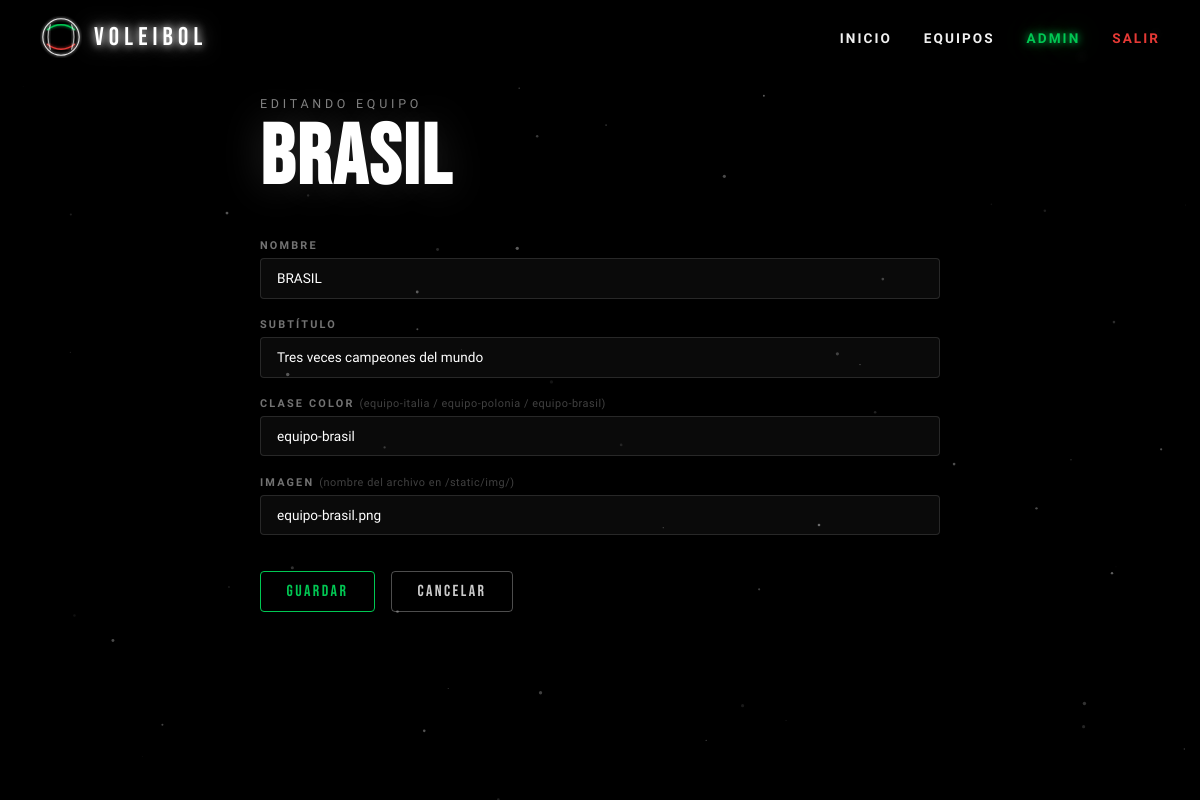
The app's page /equipos/admin-panel/equipo/3/editar/ (signed in) with its own data.
### equipos/models.py (models this page shows, shortened)
class Equipo(models.Model):
    slug        = models.SlugField(unique=True)          # 'italia', 'polonia', 'brasil'
    nombre      = models.CharField(max_length=100)       # 'ITALIA'
    subtitulo   = models.CharField(max_length=200)
    clase_color = models.CharField(max_length=50)        # 'equipo-italia'
    imagen      = models.CharField(max_length=100)       # 'equipo-italia.png'
    class Meta:
        verbose_name = 'Equipo'
        verbose_name_plural = 'Equipos'

### equipos/views.py (the view, shortened to what this page needs)
# urls.py: path('admin-panel/equipo/<int:pk>/editar/',     views.equipo_form,      name='equipo_editar'),
@login_required
def equipo_form(request, pk=None):
    equipo = get_object_or_404(Equipo, pk=pk) if pk else None
    return render(request, 'equipos/admin/equipo_form.html', {'equipo': equipo})

### templates/equipos/admin/equipo_form.html (shortened to what this page needs)
{% extends 'equipos/admin/base_admin.html' %}
{% block contenido %}
<div class="form-wrap">
  <p class="texto-subtitulo">{% if equipo %}Editando{% else %}Nuevo{% endif %} equipo</p>
  <h1 class="texto-titulo">{% if equipo %}{{ equipo.nombre }}{% else %}CREAR <span class="acento-verde">EQUIPO</span>{% endif %}</h1>
  <form method="post" class="admin-form">
    <div class="campo">
      <label>NOMBRE</label>
      <input type="text" name="nombre" required placeholder="ITALIA" value="{{ equipo.nombre|default:'' }}"/>
    </div>
    <div class="campo">
      <label>SUBTÍTULO</label>
      <input type="text" name="subtitulo" required placeholder="Campeones del Mundo 2025" value="{{ equipo.subtitulo|default:'' }}"/>
    </div>
    <div class="campo">
      <label>CLASE COLOR <span class="campo-hint">(equipo-italia / equipo-polonia / equipo-brasil)</span></label>
      <input type="text" name="clase_color" required placeholder="equipo-italia" value="{{ equipo.clase_color|default:'' }}"/>
    </div>
    <div class="campo">
      <label>IMAGEN <span class="campo-hint">(nombre del archivo en /static/img/)</span></label>
      <input type="text" name="imagen" required placeholder="equipo-italia.png" value="{{ equipo.imagen|default:'' }}"/>
    </div>
    <div class="form-botones">
      <button type="submit" class="btn-admin btn-verde">GUARDAR</button>
      <a href="{% url 'admin_panel' %}" class="btn-admin btn-blanco">CANCELAR</a>
    </div>
  </form>
</div>
{% endblock %}

### static/css/estilos.css (style rules this page uses)
:root { --negro: #000000; --negro-suave: #050505; --blanco: #ffffff; --blanco-suave: #F0F0F0; --verde: #00C853; --rojo: #E53935; --rojo-vivo: #FF1744; --fuente-titulo: 'Bebas Neue', sans-serif; --fuente-cuerpo: 'Chakra Petch', sans-serif; --brillo-blanco: 0 0 8px #fff, 0 0 20px rgba(255,255,255,0.6); --brillo-verde: 0 0 8px #00C853, 0 0 25px rgba(0,200,83,0.5); --brillo-rojo: 0 0 8px #E53935, 0 0 25px rgba(229,57,53,0.5); }
*, *::before, *::after { margin: 0; padding: 0; box-sizing: border-box; }
html { scroll-behavior: smooth; }
body { background: var(--negro); color: var(--blanco); font-family: var(--fuente-cuerpo); overflow-x: hidden; }
.texto-subtitulo { font-family: var(--fuente-cuerpo); font-size: 0.78rem; font-weight: 300; letter-spacing: 0.3em; text-transform: uppercase; color: rgba(255,255,255,0.5); margin-bottom: 0.5rem; }
.texto-titulo { font-family: var(--fuente-titulo); font-size: clamp(3.5rem, 7vw, 6.5rem); line-height: 0.95; letter-spacing: 0.03em; color: var(--blanco); text-shadow: 0 0 40px rgba(255,255,255,0.15); margin-bottom: 1.2rem; }

### static/css/admin.css (style rules this page uses)
.admin-body { overflow-x: hidden; overflow-y: auto; }
.btn-admin { display: inline-flex; align-items: center; justify-content: center; font-family: var(--fuente-titulo); letter-spacing: .15em; text-decoration: none; border: 1px solid; border-radius: 4px; cursor: pointer; transition: background .25s, border-color .25s, box-shadow .25s, color .25s; white-space: nowrap; background: transparent; }
.btn-admin:not(.btn-sm):not(.btn-xs) { font-size: 1rem; padding: .65rem 1.6rem; }
.btn-verde { border-color: var(--verde); color: var(--verde); }
.btn-blanco { border-color: rgba(255,255,255,.3); color: rgba(255,255,255,.8); }
.form-wrap { max-width: 680px; margin: 0 auto; }
.form-wrap .texto-titulo { margin-bottom: 2.5rem; }
.admin-form { display: flex; flex-direction: column; gap: 1.2rem; }
.campo { display: flex; flex-direction: column; gap: .4rem; }
.campo label { font-family: var(--fuente-cuerpo); font-size: .68rem; font-weight: 600; letter-spacing: .2em; text-transform: uppercase; color: rgba(255,255,255,.45); }
.campo-hint { font-weight: 300; letter-spacing: .05em; color: rgba(255,255,255,.25); text-transform: none; }
.campo input, .campo select { background: rgba(255,255,255,.04); border: 1px solid rgba(255,255,255,.12); border-radius: 4px; padding: .7rem 1rem; color: #fff; font-family: var(--fuente-cuerpo); font-size: .85rem; transition: border-color .25s, box-shadow .25s; outline: none; -webkit-appearance: none; }
.form-botones { display: flex; gap: 1rem; margin-top: 1rem; }

### records on screen
Equipo: nombre "BRASIL", subtitulo "Tres veces campeones del mundo", clase_color "equipo-brasil", imagen "equipo-brasil.png"
